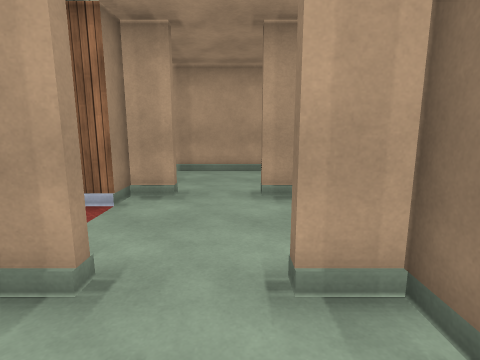
View 1 (above)

17 first-person views from a walk through a 3-D level made in the Unity game engine. The camera is 1.5 m above the floor, tilts 10° down and sees 80° across. The floor is counted in squares, 1 m on a side. Each view is taken from the middle of a square. On the plan, view 1 faces up. The plan holds only what a view shows up to about 14 squares ahead; the rest is blank. The place goes on beyond the plan. Door leaves are left out, so doorways stand open. Surface patterns are stand-ins for the level's own textures.

View 2
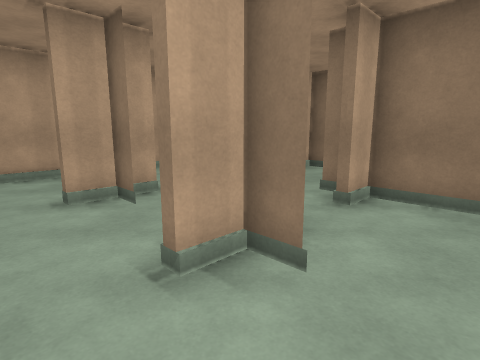

View 3
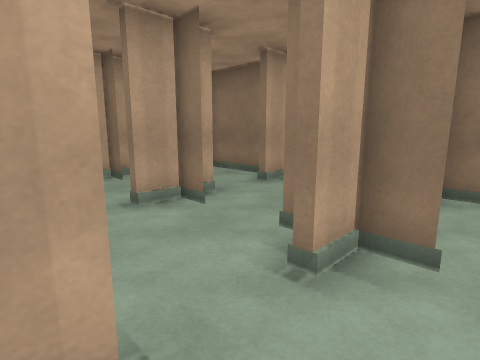

View 4
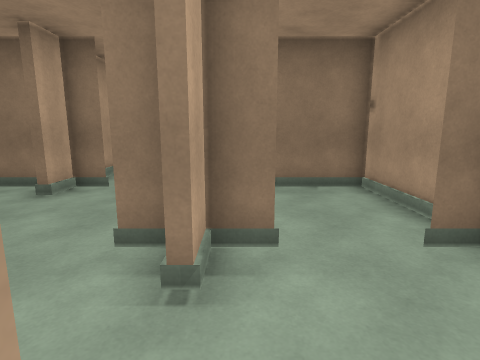

View 5
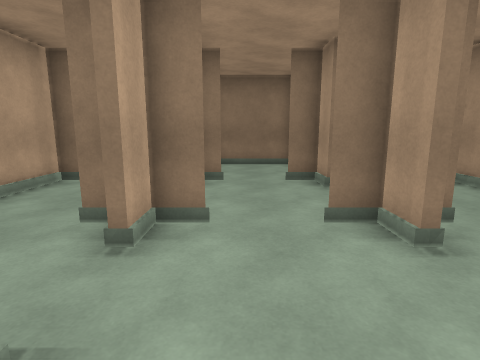

View 6
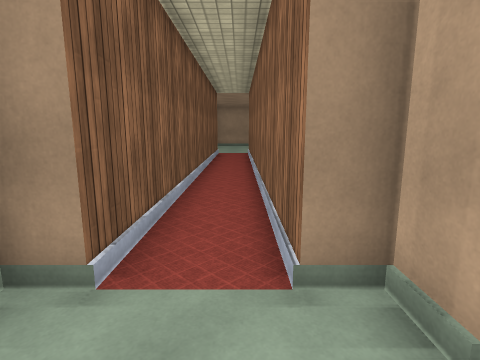

View 7
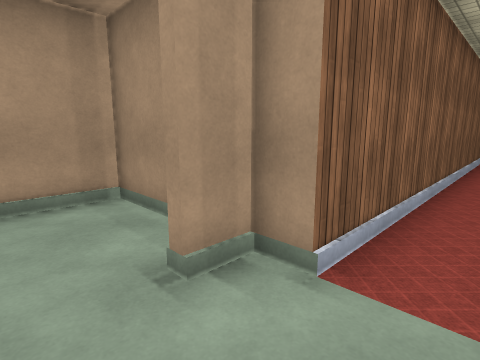

View 8
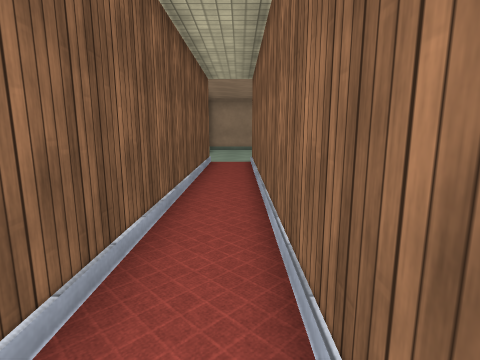

View 9
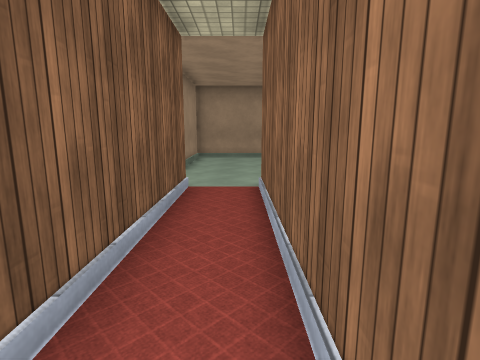

View 10
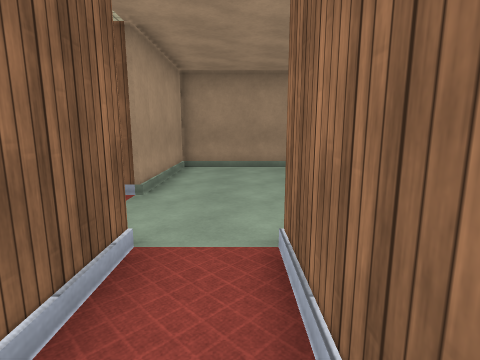

View 11
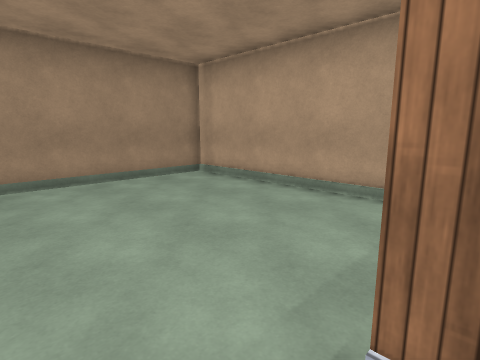

View 12
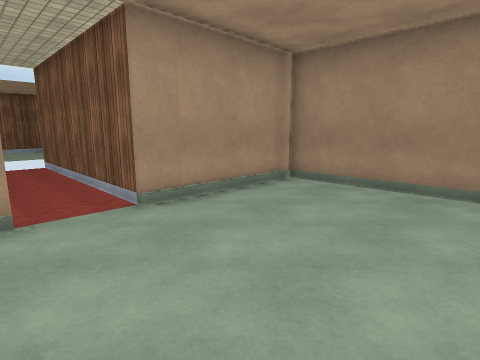

View 13
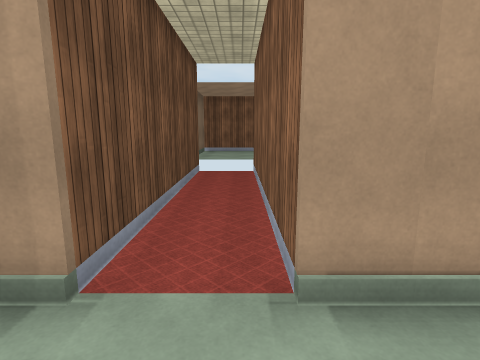

View 14
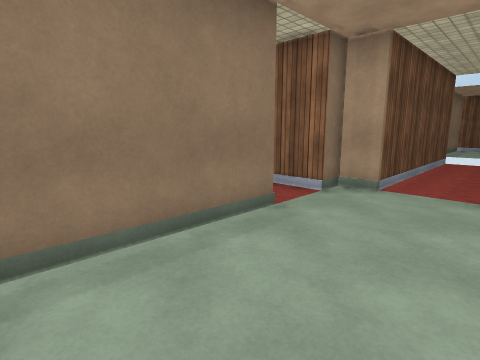

View 15
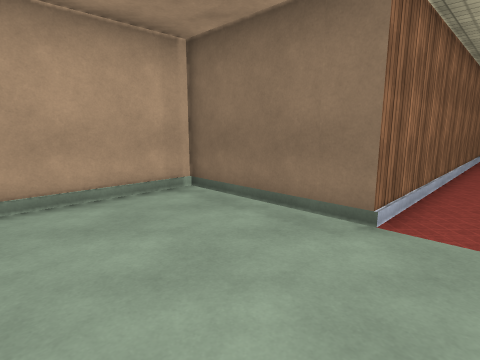

View 16
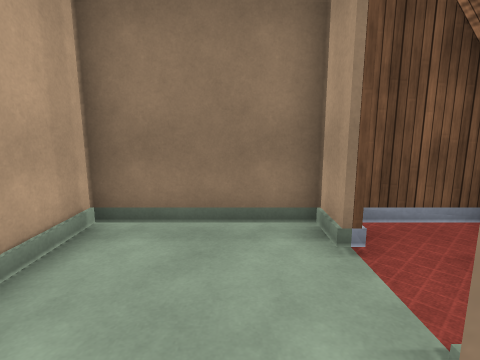

View 17
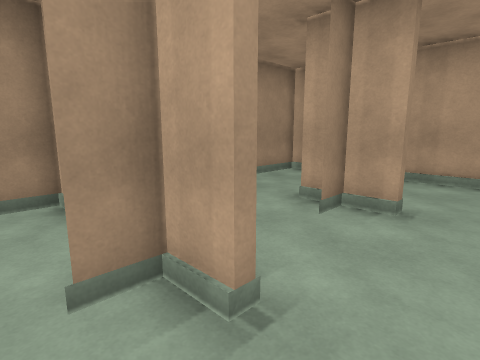

### Floor plan
Ten units are one square. View 1 is at (0, 0); x grows to the right and y downward. Boxes are objects, and circles mark ways between rooms. Rooms are numbered by the first view taken in them; rooms with no view inside come last. Other rooms are left out.
<svg viewBox="-267 -110 332 170">
<path fill="none" stroke="#000" d="M29 -24 8 -24M18 -27 18 -15 18 -25M48 -27 58 -27 58 -36M29 13 58 13 58 -24 48 -24M-11 -24 -22 -24 -22 -15M58 -55 58 -64 48 -64M-22 -8 -22 13 -1 13M-193 55 -193 -27 -183 -27 -183 -36 -22 -36 -22 -27 -12 -27M-11 -64 -22 -64 -22 -56 -183 -56 -183 -104 -262 -104 -262 -27 -213 -27 -213 55M8 -27 18 -27 18 -36M18 -55 18 -65M29 -64 8 -64M18 -95 18 -105M18 -71 18 -76M18 -65 18 -55M58 -74 58 -104 -22 -104 -22 -82"/>
<circle cx="-5" cy="-30" r="3" fill="#2a7"/>
<circle cx="20" cy="-45" r="3" fill="#2a7"/>
<circle cx="35" cy="-65" r="3" fill="#2a7"/>
<circle cx="-5" cy="-70" r="3" fill="#2a7"/>
<text x="30" y="-20">1</text>
<text x="-160" y="-50">2</text>
<text x="20" y="-90">3</text>
</svg>
Room 1 opens to room 2. Room 1 opens to room 3. Room 2 opens to room 3.

Where each view was taken, in squares from view 1:
view 1: 0 up, 0 right, facing up
view 2: 0 up, 1 left, facing up-right
view 3: 1 up, 2 left, facing up-right
view 4: 2 up, 2 left, facing right
view 5: 5 up, 3 left, facing right
view 6: 5 up, 0 right, facing left
view 7: 5 up, 0 right, facing down-left
view 8: 5 up, 5 left, facing left
view 9: 5 up, 11 left, facing left
view 10: 5 up, 15 left, facing left
view 11: 4 up, 18 left, facing up-left
view 12: 8 up, 19 left, facing down-left
view 13: 5 up, 21 left, facing down
view 14: 10 up, 22 left, facing down-right
view 15: 4 up, 23 left, facing up-right
view 16: 4 up, 5 right, facing right
view 17: 1 up, 4 right, facing up-left
